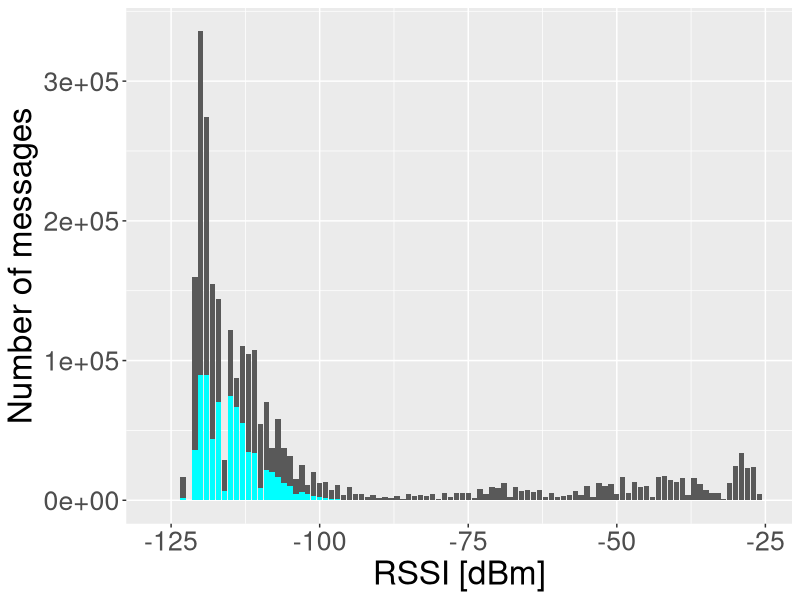
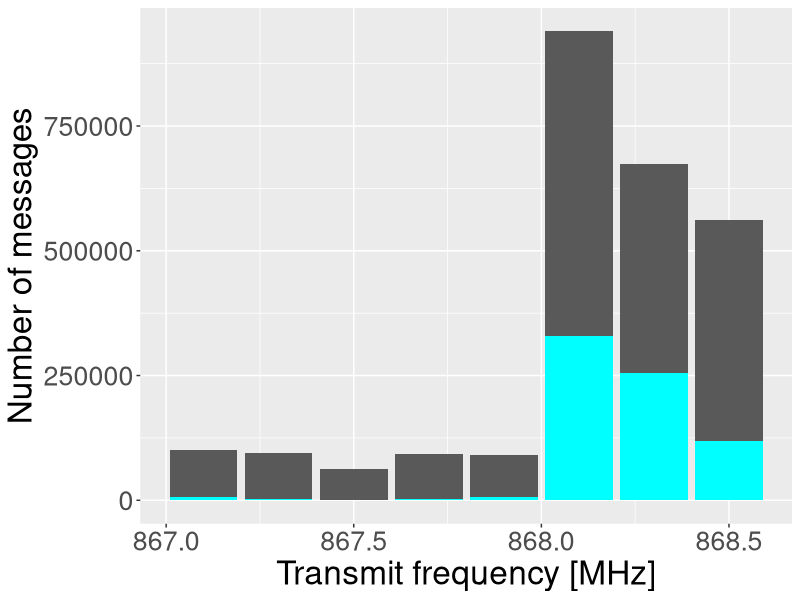
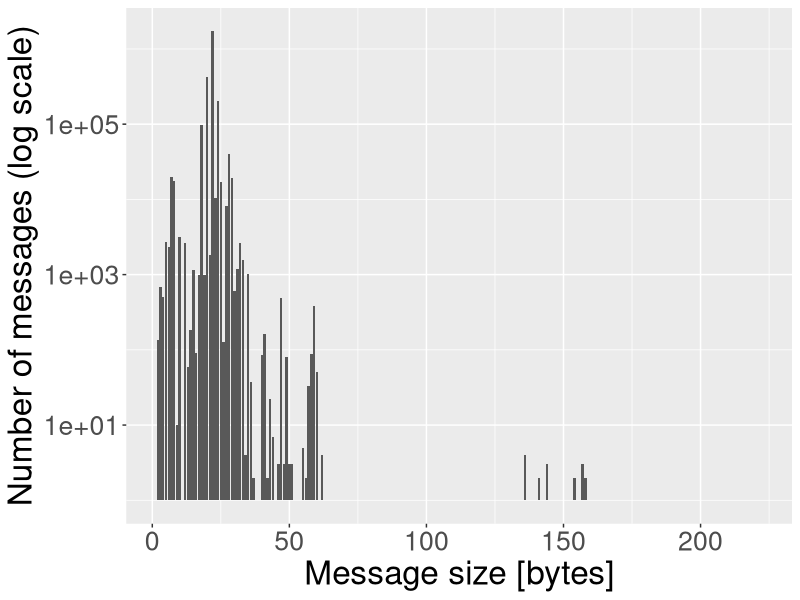
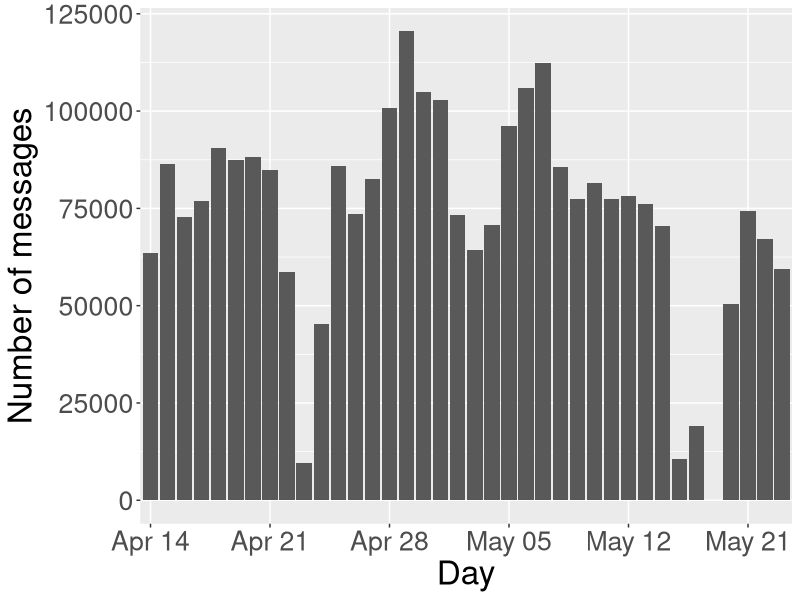
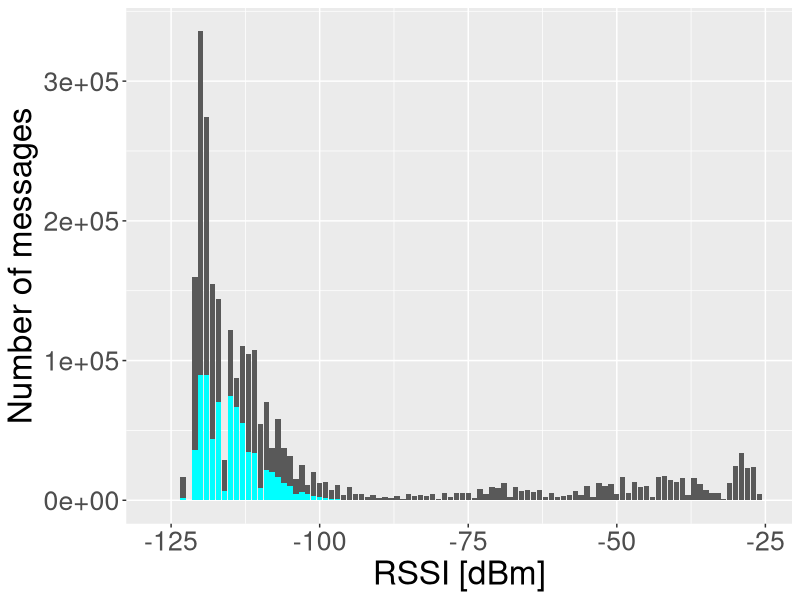
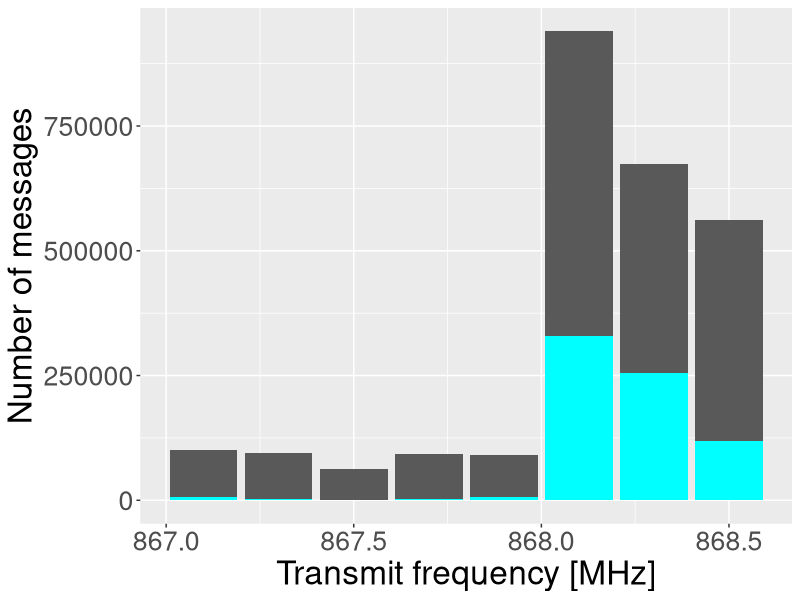
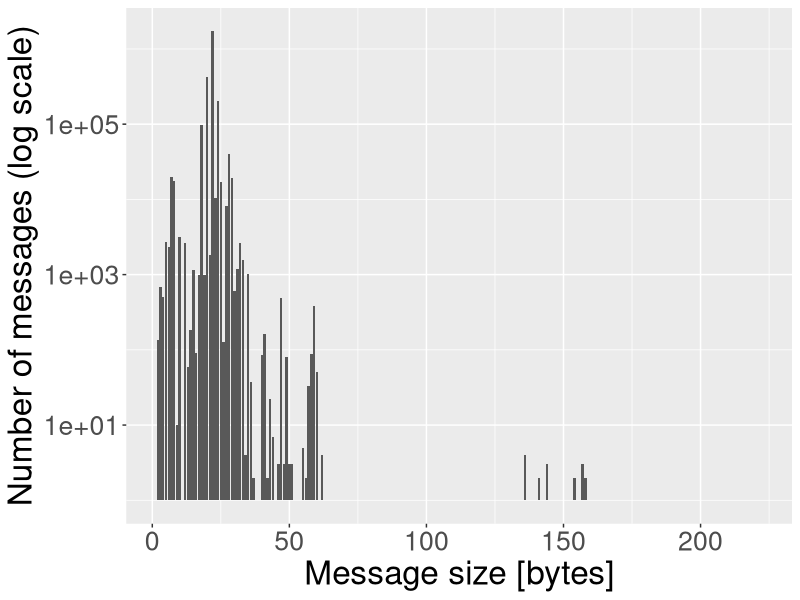
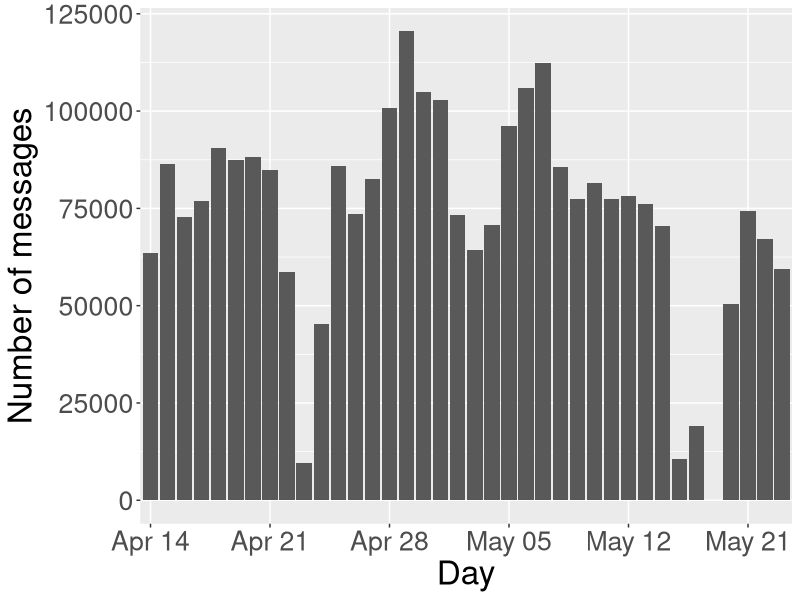

Generate these figures, in order, with R:
library(ggplot2)
setwd("itc30-poster/data")

mytheme <- theme(text = element_text(size=24))

#######################################################################
# RSSI overall und top gateway
#######################################################################

rssi.all <- read.csv("rssi_distribution.csv")
rssi.top <- read.csv("topgw_rssi_distribution.csv")

ggplot(rssi.all, aes(x = RSSI.in.dBm)) +
  geom_col(aes(y=count)) + # scale_y_log10() +
  geom_col(data=rssi.top, aes(x=rssi.in.dBm, y=count), fill="cyan", ) +
  labs(x="RSSI [dBm]", y="Number of messages") +
  mytheme
ggsave("../figures/rssi.pdf", device = cairo_pdf, width=12, height=8)



#######################################################################
# Transmit frequencies
#######################################################################

qrg.all <- read.csv("transmit_frequency_count.csv")
qrg.top <- read.csv("topgw_transmit_frequency_count.csv")

ggplot(qrg.all, aes(x=xmit.freq.MHz)) + geom_col(aes(y=count)) +
  geom_col(data=qrg.top, aes(x=xmit.freq.MHz, y=count), fill="cyan") +
  # scale_x_continuous(limits=c(867.1, 868.5), breaks=sort(qrg.all$xmit.freq.MHz), labels=as.character(sort(qrg.all$xmit.freq.MHz))) +
  labs(x="Transmit frequency [MHz]", y="Number of messages") + # scale_y_log10() +
  mytheme
ggsave("../figures/qrg.pdf", device = cairo_pdf, width=12, height=8)



#######################################################################
# Message size distribution
#######################################################################

sizes <- read.csv("message_size_count.csv")


ggplot(sizes, aes(x=message.size)) + geom_col(aes(y=count)) +
  labs(x="Message size [bytes]", y="Number of messages (log scale)") +
  scale_y_log10() +
  # scale_x_log10() +
  mytheme
ggsave("../figures/sizes.pdf", device = cairo_pdf, width=12, height=8)




#######################################################################
# Messages per day
#######################################################################

counts <- read.csv("message_count_per_day.csv")

# Turn unix timestamps into "month (abbreviated) day of month"
counts$day <- strftime(as.POSIXlt(counts$day, origin="1970-01-1"), "%b %d")

ggplot(counts, aes(x=day)) + geom_col(aes(y=count)) +
  labs(x="Day", y="Number of messages") +
  # Label each week with one date only
  scale_x_discrete(breaks=counts$day[seq(from=1, to=nrow(counts), by=7)]) +
  mytheme
ggsave("../figures/counts.pdf", device = cairo_pdf, width=12, height=8)

